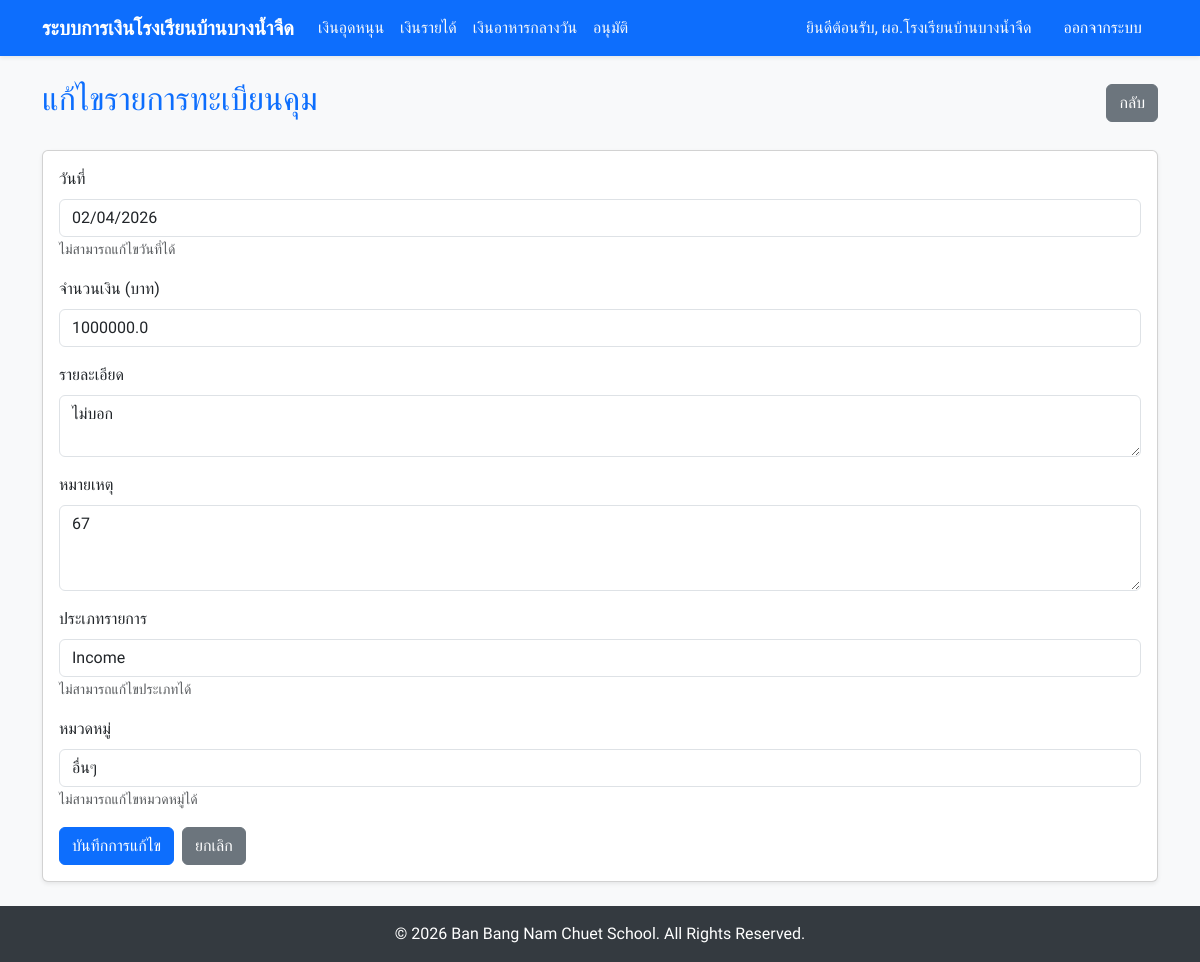
Screenshot of /ledger/subsidy/edit/1 (signed in) with the database file from the repository.
### models.py (models this page shows)
class User(UserMixin, db.Model):
    id = db.Column(db.Integer, primary_key=True)
    username = db.Column(db.String(150), unique=True, nullable=False)
    name = db.Column(db.String(150), nullable=True) # NEW: Thai name
    password_hash = db.Column(db.String(256), nullable=False)
    role = db.Column(db.String(20), nullable=False)  # 'teacher', 'director', 'finance'

class LedgerEntry(db.Model):
    id = db.Column(db.Integer, primary_key=True)
    date = db.Column(db.Date, nullable=False, default=datetime.utcnow)
    amount = db.Column(db.Float, nullable=False)
    description = db.Column(db.String(255), nullable=True)
    note = db.Column(db.String(255), nullable=True)
    ledger_type = db.Column(db.String(50), nullable=False) # 'Subsidy', 'Income', 'Lunch'
    category = db.Column(db.String(100), nullable=False)
    transaction_type = db.Column(db.String(20), nullable=False) # 'Income', 'Expense'
    expense_request_id = db.Column(db.Integer, db.ForeignKey('expense_request.id'), nullable=True)
    created_by_id = db.Column(db.Integer, db.ForeignKey('user.id'), nullable=True)
    created_at = db.Column(db.DateTime, default=datetime.utcnow)
    expense_request = db.relationship('ExpenseRequest', backref=db.backref('ledger_entry', uselist=False))
    created_by = db.relationship('User', foreign_keys=[created_by_id])

### app.py (the view, shortened to what this page needs)
@app.route('/ledger/<type>/edit/<int:entry_id>', methods=['GET', 'POST'])
@login_required
def edit_ledger_entry(type, entry_id):
    if current_user.role not in ['finance', 'director']:
        flash('คุณไม่มีสิทธ์เข้าถึงหน้านี้', 'danger')
        return redirect(url_for('index'))
    entry = LedgerEntry.query.get_or_404(entry_id)
    return render_template('edit_ledger.html', entry=entry, type=type)

### app.py (called while the page is built)
@app.context_processor
def utility_processor():
    return dict(role_names_th=ROLE_NAMES_TH)

@login_manager.user_loader
def load_user(user_id):
    return User.query.get(int(user_id))

### templates/edit_ledger.html (shortened to what this page needs)
{% extends "base.html" %}
{% block content %}
<div class="row">
    <div class="col-12">
        <div class="d-flex justify-content-between align-items-center mb-4">
            <h2 class="text-primary">แก้ไขรายการทะเบียนคุม</h2>
            <a href="{{ url_for('ledger_view', type=type) }}" class="btn btn-secondary">กลับ</a>
        </div>
        <div class="card shadow-sm">
            <div class="card-body">
                <form method="POST">
                    <div class="mb-3">
                        <label for="date" class="form-label">วันที่</label>
                        <input type="date" class="form-control" id="date" name="date"
                            value="{{ entry.date.strftime('%Y-%m-%d') }}" readonly>
                        <small class="text-muted">ไม่สามารถแก้ไขวันที่ได้</small>
                    </div>
                    <div class="mb-3">
                        <label for="amount" class="form-label">จำนวนเงิน (บาท)</label>
                        <input type="number" step="0.01" class="form-control" id="amount" name="amount"
                            value="{{ entry.amount }}" required>
                    </div>
                    <div class="mb-3">
                        <label for="description" class="form-label">รายละเอียด</label>
                        <textarea class="form-control" id="description" name="description"
                            rows="2">{{ entry.description or '' }}</textarea>
                    </div>
                    <div class="mb-3">
                        <label for="note" class="form-label">หมายเหตุ</label>
                        <textarea class="form-control" id="note" name="note" rows="3">{{ entry.note or '' }}</textarea>
                    </div>
                    <div class="mb-3">
                        <label class="form-label">ประเภทรายการ</label>
                        <input type="text" class="form-control" value="{{ entry.transaction_type }}" readonly>
                        <small class="text-muted">ไม่สามารถแก้ไขประเภทได้</small>
                    </div>
                    <div class="mb-3">
                        <label class="form-label">หมวดหมู่</label>
                        <input type="text" class="form-control" value="{{ entry.category }}" readonly>
                        <small class="text-muted">ไม่สามารถแก้ไขหมวดหมู่ได้</small>
                    </div>
                    <div class="d-flex gap-2">
                        <button type="submit" class="btn btn-primary">บันทึกการแก้ไข</button>
                        <a href="{{ url_for('ledger_view', type=type) }}" class="btn btn-secondary">ยกเลิก</a>
                    </div>
                </form>
            </div>
        </div>
    </div>
</div>
<link rel="stylesheet" href="https://cdn.jsdelivr.net/npm/bootstrap-icons@1.11.0/font/bootstrap-icons.css">
{% endblock %}

### templates/base.html (shortened to what this page needs)
<!DOCTYPE html>
<html lang="th">
<head>
    <link href="https://cdn.jsdelivr.net/npm/bootstrap@5.3.0/dist/css/bootstrap.min.css" rel="stylesheet">
</head>
<body class="d-flex flex-column min-vh-100">
    <nav class="navbar navbar-expand-lg navbar-dark bg-primary shadow-sm">
        <div class="container">
            <a class="navbar-brand" href="{{ url_for('index') }}">ระบบการเงินโรงเรียนบ้านบางน้ำจืด</a>
            <div class="collapse navbar-collapse" id="navbarNav">
                <ul class="navbar-nav me-auto">
                    {% if current_user.is_authenticated %}
                    {% if current_user.role in ['finance', 'director'] %}
                    <li class="nav-item">
                        <a class="nav-link text-light"
                            href="{{ url_for('ledger_view', type='subsidy') }}">เงินอุดหนุน</a>
                    </li>
                    <li class="nav-item">
                        <a class="nav-link text-light" href="{{ url_for('ledger_view', type='income') }}">เงินรายได้</a>
                    </li>
                    <li class="nav-item">
                        <a class="nav-link text-light"
                            href="{{ url_for('ledger_view', type='lunch') }}">เงินอาหารกลางวัน</a>
                    </li>
                    {% endif %}
                    {% if current_user.role == 'director' %}
                    <li class="nav-item">
                        <a class="nav-link text-light" href="{{ url_for('approve_page') }}">อนุมัติ</a>
                    </li>
                    {% endif %}
                    {% endif %}
                </ul>
                <ul class="navbar-nav ms-auto">
                    {% if current_user.is_authenticated %}
                    <li class="nav-item">
                        <span class="nav-link text-light">ยินดีต้อนรับ, {{ current_user.name or
                            role_names_th.get(current_user.role, current_user.username) }}</span>
                    </li>
                    <li class="nav-item">
                        <a class="nav-link btn btn-danger btn-sm text-white ms-2 px-3"
                            href="{{ url_for('logout') }}">ออกจากระบบ</a>
                    </li>
                    {% endif %}
                </ul>
            </div>
        </div>
    </nav>
    <div class="container mt-4 mb-4">
        {% block content %}{% endblock %}
    </div>
    <footer class="footer mt-auto">
        <div class="container">
            <span>&copy; 2026 Ban Bang Nam Chuet School. All Rights Reserved.</span>
        </div>
    </footer>
</body>
</html>

### templates/base.html (style rules this page uses)
body { font-family: 'Sarabun', sans-serif; background-color: #f8f9fa; }
.navbar-brand { font-weight: 700; }
.footer { margin-top: auto; background-color: #343a40; color: white; padding: 1rem 0; text-align: center; }

### rows the page displays
User: name "ผอ.โรงเรียนบ้านบางน้ำจืด"
LedgerEntry: date "02/04/2026", amount "1000000.0", description "ไม่บอก", note "67", transaction_type "Income", category "อื่นๆ"
